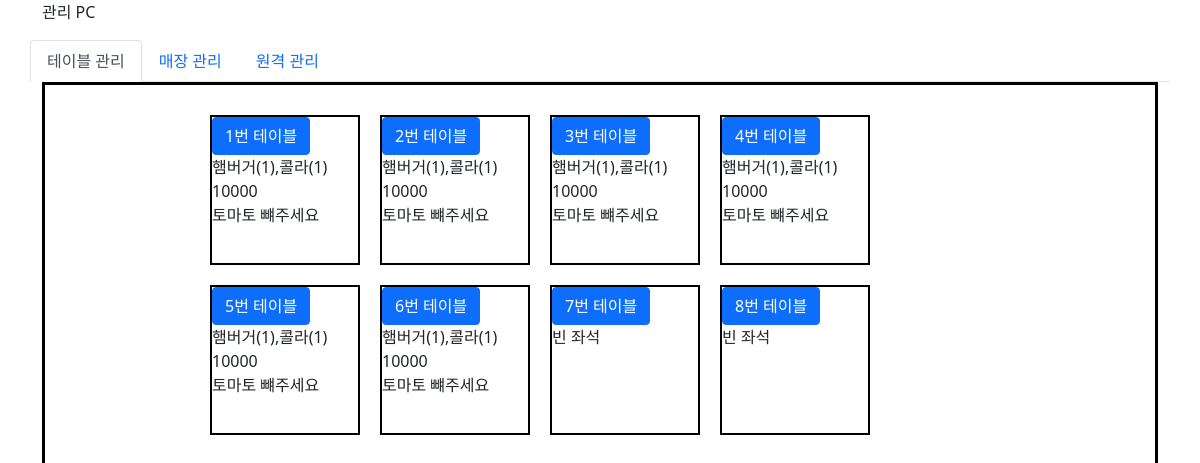
The page / (signed in) on the database its author committed.
### tables this page shows
CREATE TABLE table2    (order_id integer primary key AUTOINCREMENT,    order_food text, inquery text, total integer, order_pc text, date text);

### server.py (the view, shortened to what this page needs)
@app.route("/", methods=['GET','POST'])
def hello(username=None, rows=None):
    if 'id' in session:
        if request.method == "GET":
            if request.args.get('id'): #삭제
                idx = request.args.get('id')
                delete_result = delete_menu(idx)
                if delete_result == 1:
                    print("메뉴를 정상적으로 삭제했습니다.")
                    return "<script>alert('메뉴를 정상적으로 삭제했습니다.');location.href='./';</script>"
                else:
                    print("비정상적인 요청으로 삭제하지 못했습니다.")
                    return "<script>alert('메뉴를 정상적으로 삭제했습니다.');location.href='./';</script>"
            else:
                username = session['id']
                rows = order_food() #주문 메뉴 조회
                total_price = sum([rows[i][3] for i in range(len(rows))])
                rows1 = menu() #등록 메뉴 조회
                print(rows)
                print(rows1)
                return render_template("./counter_main.html", username=username, rows = rows, rows1=rows1, total_price=total_price)
    else:
        return "<script>alert('로그인 후 이용해주세요.');location.href='./login'</script>"

### server.py (called while the page is built)
def order_food():
    cursor.execute(f"SELECT * FROM table2")
    rows = cursor.fetchall()
    count = len(rows)
    if count < 8:
        empty = 8 - count
        for i in range(empty):
            rows.append(('','','',0,''))
    return rows

def menu():
    cursor.execute("SELECT * FROM table1")
    rows = cursor.fetchall()
    return rows

### templates/counter_main.html (shortened to what this page needs)
<!DOCTYPE html>
<html lang="en">
<head>
    <link href="https://cdn.jsdelivr.net/npm/bootstrap@5.0.2/dist/css/bootstrap.min.css" rel="stylesheet">
    <link href="{{ url_for('static', filename='css/kiosk_counter.css') }}" rel="stylesheet">
</head>
<body>
    <div class="container">
        <div class="row">
            <p> 관리 PC </p>
            <ul class="nav nav-tabs" id="myTab" role="tablist">
                <li class="nav-item" role="presentation">
                  <button class="nav-link active" id="home-tab" data-bs-toggle="tab" data-bs-target="#home-tab-pane" type="button" role="tab" aria-controls="home-tab-pane" aria-selected="true">테이블 관리</button>
                </li>
                <li class="nav-item" role="presentation">
                  <button class="nav-link" id="profile-tab" data-bs-toggle="tab" data-bs-target="#profile-tab-pane" type="button" role="tab" aria-controls="profile-tab-pane" aria-selected="false">매장 관리</button>
                </li>
                <li class="nav-item" role="presentation">
                  <button class="nav-link" id="contact-tab" data-bs-toggle="tab" data-bs-target="#contact-tab-pane" type="button" role="tab" aria-controls="contact-tab-pane" aria-selected="false">원격 관리</button>
                </li>
            </ul>
                <div class="tab-content" id="myTabContent">
                    <div class="tab-pane fade show active" id="home-tab-pane" role="tabpanel" aria-labelledby="home-tab" tabindex="0">
                        <div class="boardred-section">
                            <div class="box">
                                {% for i in range(rows | length) %}
                                <div class="table_box">
                                    <button type="button" class="btn btn-primary" data-bs-toggle="modal" data-bs-target="#staticBackdrop{{ i }}">
                                        {{ i+1 }}번 테이블
                                    </button>
                                      {% if rows[i][0] == '' %}
                                        <br>빈 좌석
                                      {% else %}
                                        <br>{{ rows[i][1]}}
                                        <br> {{ rows[i][3] }}
                                        <br> {{ rows[i][2] }}
                                      {% endif %}
                                </div>
                                {% endfor %}
                            </div>
                        </div>
                    </div>
                </div>
        </div>
    </div>
</body>
</html>

### static/css/kiosk_counter.css (style rules this page uses)
.boardred-section { display: flex; justify-content: center; align-items: center; border: 3px solid black; padding: 20px; }
.box { width: 800px; height: 1300px; margin: auto; }
.table_box { width: 150px; height: 150px; float: left; margin: 10px; border: 2px solid black; }

### rows shown on the page
table2: order_food "햄버거(1),콜라(1)", total "10000", inquery "토마토 뺴주세요"
table2: order_food "햄버거(1),콜라(1)", total "10000", inquery "토마토 뺴주세요"
table2: order_food "햄버거(1),콜라(1)", total "10000", inquery "토마토 뺴주세요"
table2: order_food "햄버거(1),콜라(1)", total "10000", inquery "토마토 뺴주세요"
table2: order_food "햄버거(1),콜라(1)", total "10000", inquery "토마토 뺴주세요"
table2: order_food "햄버거(1),콜라(1)", total "10000", inquery "토마토 뺴주세요"

### other values the page prints
{{ i+1 }} "1" "2" "3" "4" "5" "6" "7" "8"
